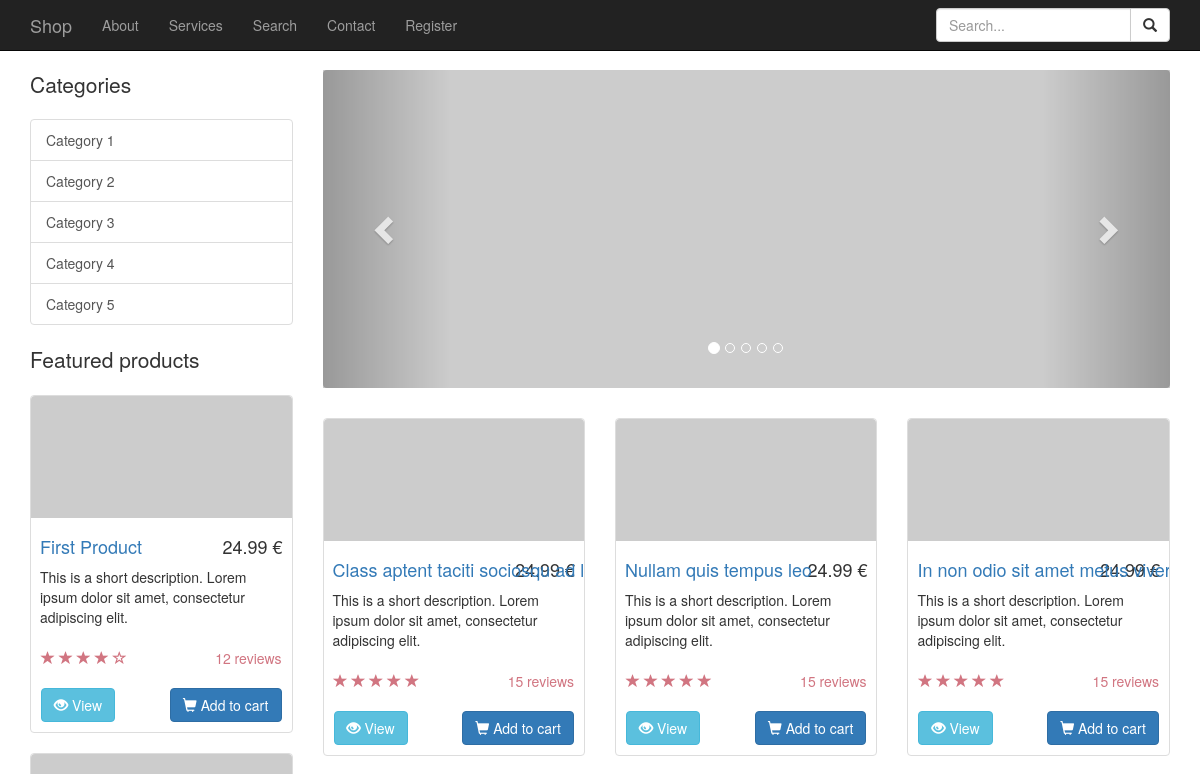
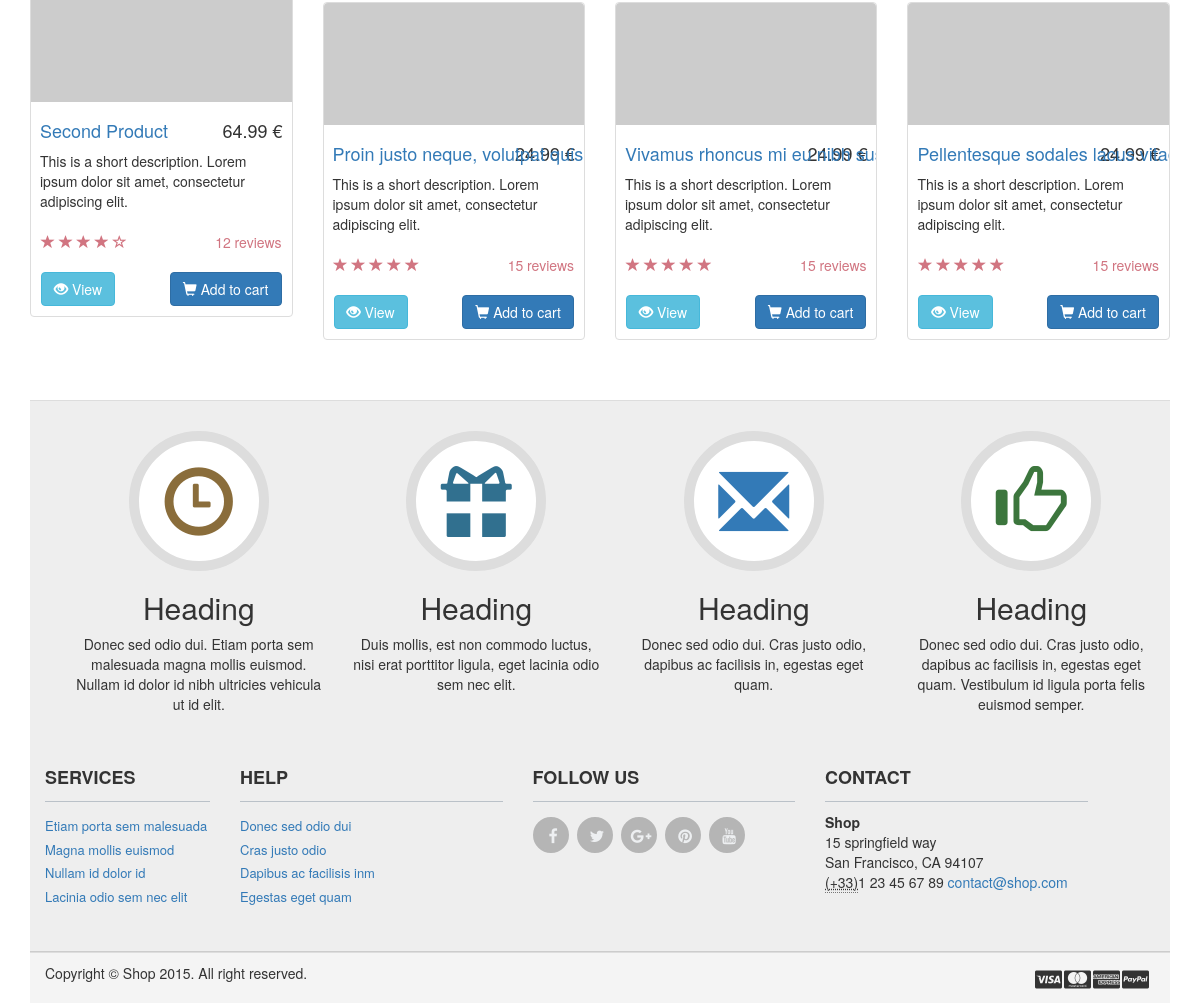
The page / on the database its author committed (2 pictures, top to bottom).
### tables this page shows
CREATE TABLE IF NOT EXISTS `products` (
  `id` int(11) NOT NULL,
  `category` int(3) NOT NULL,
  `name` varchar(255) NOT NULL,
  `description` text NOT NULL,
  `price` decimal(11,2) NOT NULL,
  `picture` varchar(255) NOT NULL,
  `rating` decimal(2,1) NOT NULL,
  `date` datetime NOT NULL
);

### index.php (the view, shortened to what this page needs)
<?php
include_once 'header.php';
$products = $db->query('SELECT * FROM products ORDER BY date DESC LIMIT 6')->fetchAll();
?>
        <div class="row">
            <div class="col-md-3">
                <p class="lead">Categories</p>
                <div class="list-group">
                    <a href="#" class="list-group-item">Category 1</a>
                    <a href="#" class="list-group-item">Category 2</a>
                    <a href="#" class="list-group-item">Category 3</a>
                    <a href="#" class="list-group-item">Category 4</a>
                    <a href="#" class="list-group-item">Category 5</a>
                </div>
                <p class="lead">Featured products</p>
                <div class="product">
                    <div class="thumbnail">
                        <img src="http://placehold.it/320x150" alt="">
                        <div class="caption">
                            <h4 class="pull-right">24.99 €</h4>
                            <h4><a href="#">First Product</a>
                            </h4>
                            <p>This is a short description. Lorem ipsum dolor sit amet, consectetur adipiscing elit.</p>
                        </div>
                        <div class="ratings">
                            <p class="pull-right">12 reviews</p>
                            <p>
                                <span class="glyphicon glyphicon-star"></span>
                                <span class="glyphicon glyphicon-star"></span>
                                <span class="glyphicon glyphicon-star"></span>
                                <span class="glyphicon glyphicon-star"></span>
                                <span class="glyphicon glyphicon-star-empty"></span>
                            </p>
                        </div>
                        <div class="btns clearfix">
                            <a class="btn btn-info pull-left" href=""><span class="glyphicon glyphicon-eye-open"></span> View</a>
                            <a class="btn btn-primary pull-right" href=""><span class="glyphicon glyphicon-shopping-cart"></span> Add to cart</a>
                        </div>
                    </div>
                </div>
                <div class="product">
                    <div class="thumbnail">
                        <img src="http://placehold.it/320x150" alt="">
                        <div class="caption">
                            <h4 class="pull-right">64.99 €</h4>
                            <h4><a href="#">Second Product</a>
                            </h4>
                            <p>This is a short description. Lorem ipsum dolor sit amet, consectetur adipiscing elit.</p>
                        </div>
                        <div class="ratings">
                            <p class="pull-right">12 reviews</p>
                            <p>
                                <span class="glyphicon glyphicon-star"></span>
                                <span class="glyphicon glyphicon-star"></span>
                                <span class="glyphicon glyphicon-star"></span>
                                <span class="glyphicon glyphicon-star"></span>
                                <span class="glyphicon glyphicon-star-empty"></span>
                            </p>
                        </div>
                        <div class="btns clearfix">
                            <a class="btn btn-info pull-left" href=""><span class="glyphicon glyphicon-eye-open"></span> View</a>
                            <a class="btn btn-primary pull-right" href=""><span class="glyphicon glyphicon-shopping-cart"></span> Add to cart</a>
                        </div>
                    </div>
                </div>
            </div>
            <div class="col-md-9">
                <div class="row carousel-holder">
                    <div class="col-md-12">
                        <div id="carousel-example-generic" class="carousel slide" data-ride="carousel">
                            <ol class="carousel-indicators">
                                <li data-target="#carousel-example-generic" data-slide-to="0" class="active"></li>
                                <li data-target="#carousel-example-generic" data-slide-to="1"></li>
                                <li data-target="#carousel-example-generic" data-slide-to="2"></li>
                                <li data-target="#carousel-example-generic" data-slide-to="3"></li>
                                <li data-target="#carousel-example-generic" data-slide-to="4"></li>
                            </ol>
                            <div class="carousel-inner">
                                <div class="item active">
                                    <img class="slide-image" src="http://placehold.it/800x300" alt="">
                                </div>
                            </div>
                            <a class="left carousel-control" href="#carousel-example-generic" data-slide="prev">
                                <span class="glyphicon glyphicon-chevron-left"></span>
                            </a>
                            <a class="right carousel-control" href="#carousel-example-generic" data-slide="next">
                                <span class="glyphicon glyphicon-chevron-right"></span>
                            </a>
                        </div>
                    </div>
                </div>
                <div class="row">
<?php
foreach($products as $product) { ?>
                    <div class="product col-sm-4 col-lg-4 col-md-4">
                        <div class="thumbnail">
                            <img src="http://placehold.it/320x150" alt="">
                            <div class="caption">
                                <h4 class="pull-right">24.99 €</h4>
                                <h4><a href="#"><?= $product['name'] ?></a>
                                </h4>
                                <p>This is a short description. Lorem ipsum dolor sit amet, consectetur adipiscing elit.</p>
                            </div>
                            <div class="ratings">
                                <p class="pull-right">15 reviews</p>
                                <p>
                                    <span class="glyphicon glyphicon-star"></span>
                                    <span class="glyphicon glyphicon-star"></span>
                                    <span class="glyphicon glyphicon-star"></span>
                                    <span class="glyphicon glyphicon-star"></span>
                                    <span class="glyphicon glyphicon-star"></span>
                                </p>
                            </div>
                            <div class="btns clearfix">
                                <a class="btn btn-info pull-left" href="product.php"><span class="glyphicon glyphicon-eye-open"></span> View</a>
                                <a class="btn btn-primary pull-right" href="product.php"><span class="glyphicon glyphicon-shopping-cart"></span> Add to cart</a>
                            </div>
                        </div>
                    </div>
                <?php } ?>
                </div>
            </div>
        </div>
<?php include_once 'footer.php' ?>

### header.php (shortened to what this page needs)
<!DOCTYPE html>
<html lang="en">
<head>
    <link href="css/bootstrap.min.css" rel="stylesheet">
    <link href="css/bootstrap-slider.css" rel="stylesheet">
    <link href="//maxcdn.bootstrapcdn.com/font-awesome/4.2.0/css/font-awesome.min.css" rel="stylesheet">
    <link href="css/shop.css" rel="stylesheet">
</head>
<body>
    <?php include_once 'navbar.php' ?>
    <div class="container">

### navbar.php (shortened to what this page needs)
<nav class="navbar navbar-inverse navbar-fixed-top" role="navigation">
    <div class="container">
        <div class="navbar-header">
            <a class="navbar-brand" href="index.php">Shop</a>
        </div>
        <div class="collapse navbar-collapse" id="bs-example-navbar-collapse-1">
            <ul class="nav navbar-nav">
                <li><a href="page.php">About</a></li>
                <li><a href="page.php">Services</a></li>
                <li><a href="search.php">Search</a></li>
                <li><a href="form.php">Contact</a></li>
                <li><a href="form.php">Register</a></li>
            </ul>
            <form class="navbar-form navbar-right" role="search" action="search.php" method="GET">
                <div class="input-group">
                    <input type="text" name="q" class="form-control" placeholder="Search...">
                    <span class="input-group-btn">
                        <button class="btn btn-default" type="submit"><span class=" glyphicon glyphicon-search"></span></button>
                    </span>
                </div>
            </form>
        </div>
    </div>
</nav>

### footer.php (shortened to what this page needs)
</div>
<div class="container">
    <footer>
        <div class="footer" id="footer">
            <div class="container">
                <div class="row marketing">
                    <div class="col-lg-3 text-center">
                        <div class="img-circle">
                            <span class="glyphicon glyphicon-time text-warning"></span>
                        </div>
                        <h2>Heading</h2>
                        <p>Donec sed odio dui. Etiam porta sem malesuada magna mollis euismod. Nullam id dolor id nibh ultricies vehicula ut id elit.</p>
                    </div>
                    <div class="col-lg-3 text-center">
                        <div class="img-circle">
                            <span class="glyphicon glyphicon-gift text-info"></span>
                        </div>
                        <h2>Heading</h2>
                        <p>Duis mollis, est non commodo luctus, nisi erat porttitor ligula, eget lacinia odio sem nec elit.</p>
                    </div>
                    <div class="col-lg-3 text-center">
                        <div class="img-circle">
                            <span class="glyphicon glyphicon-envelope text-primary"></span>
                        </div>
                        <h2>Heading</h2>
                        <p>Donec sed odio dui. Cras justo odio, dapibus ac facilisis in, egestas eget quam.</p>
                    </div>
                     <div class="col-lg-3 text-center">
                        <div class="img-circle">
                            <span class="glyphicon glyphicon-thumbs-up text-success"></span>
                        </div>
                        <h2>Heading</h2>
                        <p>Donec sed odio dui. Cras justo odio, dapibus ac facilisis in, egestas eget quam. Vestibulum id ligula porta felis euismod semper.</p>
                    </div>
                </div>
                <div class="row">
                    <div class="col-lg-2  col-md-2 col-sm-4 col-xs-6">
                        <h3>Services</h3>
                        <ul>
                            <li> <a href="#">Etiam porta sem malesuada</a> </li>
                            <li> <a href="#">Magna mollis euismod</a> </li>
                            <li> <a href="#">Nullam id dolor id</a> </li>
                            <li> <a href="#">Lacinia odio sem nec elit</a> </li>
                        </ul>
                    </div>
                    <div class="col-lg-3  col-md-2 col-sm-4 col-xs-6">
                        <h3>Help</h3>
                        <ul>
                            <li> <a href="#">Donec sed odio dui</a> </li>
                            <li> <a href="#">Cras justo odio</a> </li>
                            <li> <a href="#">Dapibus ac facilisis inm</a> </li>
                            <li> <a href="#">Egestas eget quam</a> </li>
                        </ul>
                    </div>
                    <div class="col-lg-3  col-md-3 col-sm-6 col-xs-12 ">
                        <h3>Follow Us</h3>
                        <ul class="social">
                            <li class="facebook"> <a href="#"> <i class="fa fa-facebook">   </i> </a> </li>
                            <li class="twitter"> <a href="#"> <i class="fa fa-twitter">   </i> </a> </li>
                            <li class="google-plus"> <a href="#"> <i class="fa fa-google-plus">   </i> </a> </li>
                            <li class="pinterest"> <a href="#"> <i class="fa fa-pinterest">   </i> </a> </li>
                            <li class="youtube"> <a href="#"> <i class="fa fa-youtube">   </i> </a> </li>
                        </ul>
                    </div>
                    <div class="col-lg-3  col-md-2 col-sm-4 col-xs-6">
                        <h3>Contact</h3>
                        <address>
                            <strong>Shop</strong><br>
                            15 springfield way<br>
                            San Francisco, CA 94107<br>
                            <abbr title="Phone">(+33)</abbr>1 23 45 67 89
                            <a href="mailto:contact@shop.com">contact@shop.com</a>
                        </address>
                    </div>
                </div>
            </div>
        </div>
        <div class="footer-bottom">
            <div class="container">
                <div class="row">
                    <div class="col-lg-6">Copyright © Shop <?= date('Y') ?>. All right reserved.</div>
                    <div class="col-lg-6">
                        <div class="pull-right">
                            <ul class="nav nav-pills payments">
                                <li><i class="fa fa-cc-visa"></i></li>
                                <li><i class="fa fa-cc-mastercard"></i></li>
                                <li><i class="fa fa-cc-amex"></i></li>
                                <li><i class="fa fa-cc-paypal"></i></li>
                            </ul>
                        </div>
                    </div>
                </div>
            </div>
        </div>
    </footer>
</div>
</body>
</html>

### css/shop.css (style rules this page uses)
body { padding-top: 70px; }
.slide-image { width: 100%; }
.carousel-holder { margin-bottom: 30px; }
.carousel-control, .item { border-radius: 4px; }
.caption { height: 130px; overflow: hidden; }
.caption h4 { white-space: nowrap; }
.thumbnail img { width: 100%; border-radius: 4px 4px 0 0; }
.ratings { padding-right: 10px; padding-left: 10px; color: #d17581; }
.btns { text-align: center; padding: 10px; }
.thumbnail { padding: 0; }
.footer { height: auto; margin-top: 40px; padding-bottom: 30px; position: relative; width: 100%; border-bottom: 1px solid #CCCCCC; border-top: 1px solid #dddddd; background: rgba(200,200,200,0.3); }
.footer .marketing { padding: 30px; }
.footer .marketing .img-circle { width: 140px; height: 140px; margin: 0 auto; background-color: #FFF; border: 10px solid #dddddd; }
.footer .marketing .img-circle .glyphicon { font-size: 71px; text-align: center; margin-top: 25px; }
.footer p { margin: 0; }
.footer h3 { border-bottom: 1px solid #BAC1C8; font-size: 18px; font-weight: 600; line-height: 27px; padding: 0 0 10px; text-transform: uppercase; }
.footer ul { font-size: 13px; list-style-type: none; margin-left: 0; padding-left: 0; margin-top: 15px; }
.footer ul li a { padding: 0 0 5px 0; display: block; }
.social li { background: none repeat scroll 0 0 #B5B5B5; border: 2px solid #B5B5B5; -webkit-border-radius: 50%; -moz-border-radius: 50%; -o-border-radius: 50%; -ms-border-radius: 50%; border-radius: 50%; float: left; height: 36px; line-height: 36px; margin: 0 8px 0 0; padding: 0; text-align: center; width: 36px; transition: all 0.5s ease 0s; -moz-transition: all 0.5s ease 0s; -webkit-transition: all 0.5s ease 0s; -ms-transition: all 0.5s ease 0s; -o-transition: all 0.5s ease 0s; }
.social li a { color: #EDEFF1; }
.social li a i { font-size: 16px; margin: 0 0 0 5px; color: #EDEFF1 !important; }
.footer-bottom { background: rgba(200,200,200,0.2); border-top: 1px solid #DDDDDD; padding-top: 10px; padding-bottom: 10px; }
.payments { width: 150px; font-size: 1.5em; }

### rows shown on the page
products: name "Class aptent taciti sociosqu ad…"
products: name "Nullam quis tempus leo"
products: name "In non odio sit amet metus…"
products: name "Proin justo neque, volutpat quis…"
products: name "Vivamus rhoncus mi eu nibh…"
products: name "Pellentesque sodales lacus…"
